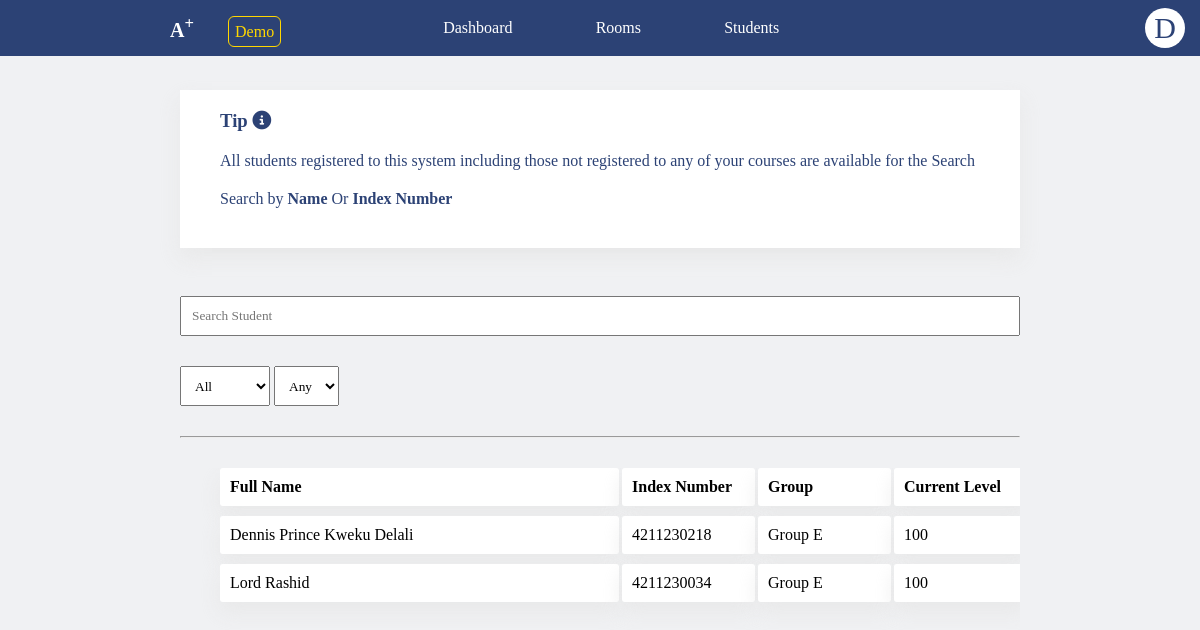
The page /staff/students (signed in) on the database its author committed.
### aplus_app/models.py (models this page shows, shortened)
class Student(models.Model):
    name = models.CharField(max_length=100)
    id = models.CharField(max_length=20, primary_key=True)
    level = models.CharField(max_length=20)
    group = models.ForeignKey(Group, on_delete=models.SET_DEFAULT, default=5)
    password = models.TextField()

class Group(models.Model):
    name = models.CharField(max_length=100)

### aplus_app/staff/views.py (the view)
# urls.py: path('students', students, name="staff_students"),
def students(request):
    try:
        if request.session["active_staff_id"] == "":
            return redirect("staff_login")
    except KeyError:
        request.session["active_staff_id"] = ""
        return redirect("staff_home")
    try:
        active_staff = Staff.objects.get(pk=request.session["active_staff_id"])
        context = {
            "staff": active_staff,
            "staff_name_0": active_staff.name[0],
            "groups": Group.objects.all(),
            "rooms": Room.objects.filter(course__lecturer=active_staff),
            "students": Student.objects.all()
        }
        return render(request, 'aplus_app/staff/students.html', context)
    except ObjectDoesNotExist:
        request.session["active_staff_id"] = ""
        return redirect("staff_home")

### aplus_app/templatetags/head_tag.py (called while the page is built)
@register.inclusion_tag('aplus_app/head_tag.html')
def html_head_tag(title):
    return {
        "title": title
    }

### aplus_app/templatetags/staff_ui.py (called while the page is built)
@register.inclusion_tag('aplus_app/staff/base.html', takes_context=True)
def staff_app_navs(context, active):
    return {
        "staff": context['staff'],
        "staff_name_0": context['staff_name_0'],
        "active": active,
    }

### aplus_app/templates/aplus_app/staff/students.html (shortened to what this page needs)
<!DOCTYPE html>
<html lang="en">
{% load static %}
{% load staff_ui %}
{% load head_tag %}
{% html_head_tag title="A+|Staff" %}
<body>
{% staff_app_navs active="home" %}
<div class="cont-090">
        <h3 style="margin: 0 0 20px 20px">Tip <i class="fa-solid fa-info-circle"></i></h3>
        <div style="margin: 0 0 20px 20px">
           All students registered to this system including those not registered to any of your courses are available for the Search<br>
        </div>
    <div style="margin: 0 0 20px 20px">
            Search by <b>Name</b> Or <b>Index Number</b>
    </div>
</div><br>
<div class="cont-898">
    <input id="search_filter" style="width: 100%; height:3em; padding: 0 10px" type="search" placeholder="Search Student">
</div>
<div class="cont-898">
    <select id="group_select">
        <option id="all_student_opt">All</option>
    </select>
    <select id="course_select">
        <option id="any_course_opt">Any</option>
    </select>
    <br><div></div>
</div>
<div class="cont-898">
    <hr>
</div>
<div class="cont-898-1">
     <div class="custom-table-001">
        <div class="row-head">
            <div class="cell music-title"><b>Full Name</b></div>
            <div class="cell"><b>Index Number</b></div>
            <div class="cell"><b>Group</b></div>
            <div class="cell"><b>Current Level</b></div>
        </div>
        {% for student in students %}
        <div class="row" onclick="window.open('{% url 'staff_student' student_id=student.id %}', '_self')">
            <div class="cell music-title">{{ student.name }}</div>
            <div class="cell">{{ student.id }}</div>
            <div class="cell">{{ student.group.name }}</div>
            <div class="cell">{{ student.level }}</div>
        </div>
        {% endfor %}
    </div>
</div>
</body>
</html>

### aplus_app/static/aplus_app/css/ananse.css (style rules this page uses)
* { font-family: 'calibri'; }
:root { --color-one: gold ; --color-two: #e91e63; --shadow: 0px 1px 5px -2px #9b8c8c; }
body { overflow-x: hidden; }

### aplus_app/static/aplus_app/css/main.css (style rules this page uses)
html { font-family: calibri; }
body { overflow-x: hidden; }

### aplus_app/static/aplus_app/css/page.css (style rules this page uses)
* { font-family: calibri; padding: 0; margin: 0; box-sizing: border-box; }
body { background:#f0f1f3; overflow-x: hidden; }
.custom-table-001 { flex-direction: column; display: flex; gap: 10px; align-items: center; justify-content: center; }
.custom-table-001 .row, .custom-table-001 .row-head { display: flex; flex-direction: row; gap: 3px; }
.custom-table-001 .row .cell, .custom-table-001 .row-head .cell { padding: 10px 10px; width: 133px; display: grid; text-align: left; background: white; align-items: center; box-shadow: 0px 10px 20px 0px rgba(229, 229, 229, 0.75); border-radius: 3px; }
.custom-table-001 .row .cell.music-title, .custom-table-001 .row-head .cell.music-title { padding: 10px 10px; width: calc(133px*3); display: grid; text-align: left; background: white; align-items: center; box-shadow: 0px 10px 20px 0px rgba(229, 229, 229, 0.75); border-radius: 3px; }
.cont-090 { width:70%;background: white; box-shadow: 0px 10px 20px 0px rgba(229, 229, 229, 0.75); position: relative; padding:20px; color:#2C4275; left: 50%; margin-bottom: 30px; translate: -50% 0; }
.cont-898 { width:70%; position: relative; left: 50%; margin-bottom: 30px; translate: -50% 0; }
.cont-898-1 { width: 70%; display: -webkit-box; padding: 0 0 30px 0; overflow-x: scroll; gap: 10px; position: relative; left: 50%; margin-bottom: 30px; translate: -50% 0; }
select { height: 3em; padding: 10px; }

### rows shown on the page
Student: name "Dennis Prince Kweku Delali", id "4211230218", group.name "Group E", level "100"
Student: name "Lord Rashid", id "4211230034", group.name "Group E", level "100"

### other values the page prints
{{ staff_name_0 }} "D"
